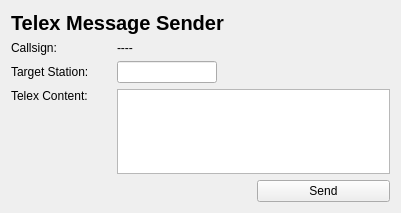
<?xml version="1.0" encoding="UTF-8"?>
<ui version="4.0">
 <class>Telex</class>
 <widget class="QWidget" name="Telex">
  <property name="geometry">
   <rect>
    <x>0</x>
    <y>0</y>
    <width>401</width>
    <height>213</height>
   </rect>
  </property>
  <property name="minimumSize">
   <size>
    <width>401</width>
    <height>213</height>
   </size>
  </property>
  <property name="windowTitle">
   <string>Telex Message</string>
  </property>
  <layout class="QGridLayout" name="gridLayout">
   <item row="1" column="1">
    <widget class="QLabel" name="callsign">
     <property name="text">
      <string>----</string>
     </property>
    </widget>
   </item>
   <item row="5" column="0" colspan="2">
    <spacer name="horizontalSpacer">
     <property name="orientation">
      <enum>Qt::Orientation::Horizontal</enum>
     </property>
     <property name="sizeHint" stdset="0">
      <size>
       <width>40</width>
       <height>20</height>
      </size>
     </property>
    </spacer>
   </item>
   <item row="1" column="0">
    <widget class="QLabel" name="label_2">
     <property name="text">
      <string>Callsign:</string>
     </property>
    </widget>
   </item>
   <item row="3" column="1" colspan="2">
    <widget class="QTextEdit" name="telex_content"/>
   </item>
   <item row="0" column="0" colspan="3">
    <widget class="QLabel" name="label">
     <property name="font">
      <font>
       <pointsize>15</pointsize>
       <bold>true</bold>
      </font>
     </property>
     <property name="text">
      <string>Telex Message Sender</string>
     </property>
     <property name="margin">
      <number>5</number>
     </property>
    </widget>
   </item>
   <item row="3" column="0">
    <widget class="QLabel" name="label_3">
     <property name="text">
      <string>Telex Content:</string>
     </property>
     <property name="alignment">
      <set>Qt::AlignmentFlag::AlignLeading|Qt::AlignmentFlag::AlignLeft|Qt::AlignmentFlag::AlignTop</set>
     </property>
    </widget>
   </item>
   <item row="5" column="2">
    <widget class="QPushButton" name="pushButton">
     <property name="maximumSize">
      <size>
       <width>150</width>
       <height>16777215</height>
      </size>
     </property>
     <property name="text">
      <string>Send</string>
     </property>
    </widget>
   </item>
   <item row="2" column="1" colspan="2">
    <widget class="QLineEdit" name="target_station">
     <property name="maximumSize">
      <size>
       <width>100</width>
       <height>16777215</height>
      </size>
     </property>
    </widget>
   </item>
   <item row="2" column="0">
    <widget class="QLabel" name="label_1">
     <property name="maximumSize">
      <size>
       <width>100</width>
       <height>16777215</height>
      </size>
     </property>
     <property name="text">
      <string>Target Station:</string>
     </property>
    </widget>
   </item>
   <item row="6" column="0" colspan="3">
    <spacer name="verticalSpacer">
     <property name="orientation">
      <enum>Qt::Orientation::Vertical</enum>
     </property>
     <property name="sizeHint" stdset="0">
      <size>
       <width>20</width>
       <height>40</height>
      </size>
     </property>
    </spacer>
   </item>
  </layout>
 </widget>
 <resources/>
 <connections/>
</ui>
